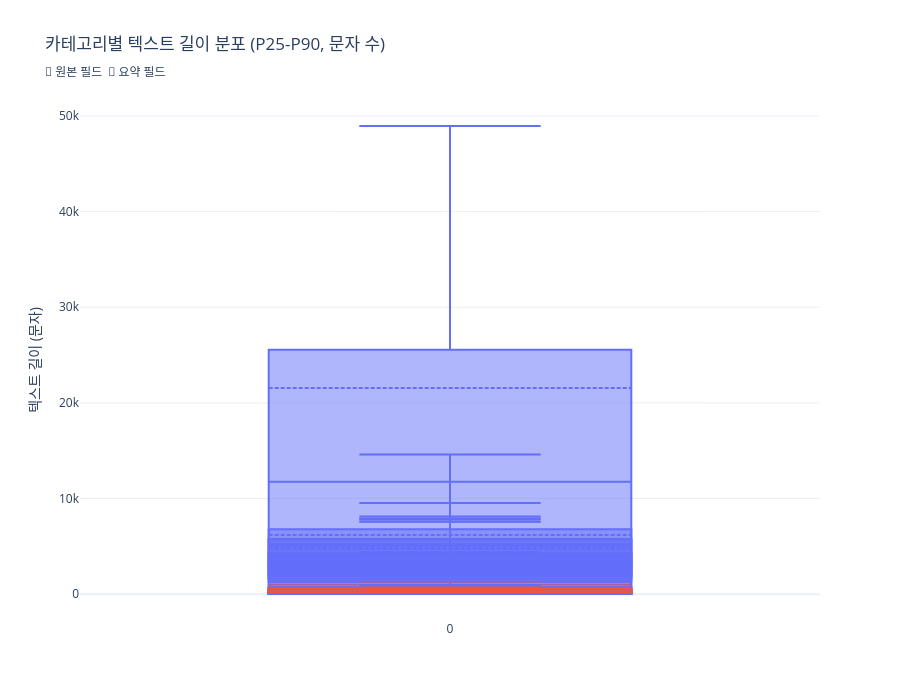

The notebook cell saved with this chart:
### Code cell
# ── 카테고리별 텍스트 길이 box plot ──────────────────────
# 원본 필드와 요약 필드를 색상으로 구분
box_data = []
for cat_key, ts in text_stats.items():
    for field, stats in ts["fields"].items():
        tag = " [요약]" if stats.get("is_summary") else ""
        box_data.append({
            "카테고리": ts["label"],
            "필드": field,
            "레이블": f"{ts['label']}\n{field}{tag}",
            "P25": stats["p25"],
            "P50": stats["p50"],
            "P75": stats["p75"],
            "P90": stats["p90"],
            "P99": stats["p99"],
            "mean": stats["mean"],
            "유형": "요약" if stats.get("is_summary") else "원본",
        })

df_box = pd.DataFrame(box_data)

# 원본/요약 색상 매핑
color_map = {"원본": "#636EFA", "요약": "#EF553B"}

fig = go.Figure()
for _, row in df_box.iterrows():
    color = color_map[row["유형"]]
    fig.add_trace(go.Box(
        name=row["레이블"],
        q1=[row["P25"]],
        median=[row["P50"]],
        q3=[row["P75"]],
        lowerfence=[row["P25"]],
        upperfence=[row["P90"]],
        mean=[row["mean"]],
        boxmean=True,
        marker_color=color,
        line_color=color,
    ))

fig.update_layout(
    title="카테고리별 텍스트 길이 분포 (P25-P90, 문자 수)<br><sub>🔵 원본 필드  🔴 요약 필드</sub>",
    yaxis_title="텍스트 길이 (문자)",
    height=700,
    showlegend=False,
)
fig.show()

### Figure 1 — Plotly figure (JSON) as saved in the notebook; plotly's stock layout.template omitted (floating-point values rounded to 4 significant figures)
{"data": [{"boxmean": true, "line": {"color": "#636EFA"}, "lowerfence": [68], "marker": {"color": "#636EFA"}, "mean": [92.4], "median": [89], "name": "판례\n판례내용", "q1": [68], "q3": [113], "type": "box", "upperfence": [141]}, {"boxmean": true, "line": {"color": "#636EFA"}, "lowerfence": [215], "marker": {"color": "#636EFA"}, "mean": [471.9], "median": [369], "name": "판례\n판결요지", "q1": [215], "q3": [584], "type": "box", "upperfence": [899]}, {"boxmean": true, "line": {"color": "#636EFA"}, "lowerfence": [56], "marker": {"color": "#636EFA"}, "mean": [141.2], "median": [102], "name": "판례\n판시사항", "q1": [56], "q3": [186], "type": "box", "upperfence": [283]}, {"boxmean": true, "line": {"color": "#636EFA"}, "lowerfence": [1246], "marker": {"color": "#636EFA"}, "mean": [3809.0], "median": [2270], "name": "판례\n이유", "q1": [1246], "q3": [4148], "type": "box", "upperfence": [7562]}, {"boxmean": true, "line": {"color": "#EF553B"}, "lowerfence": [191], "marker": {"color": "#EF553B"}, "mean": [237.8], "median": [229], "name": "판례\n판례요약 [요약]", "q1": [191], "q3": [275], "type": "box", "upperfence": [320]}, {"boxmean": true, "line": {"color": "#636EFA"}, "lowerfence": [5199], "marker": {"color": "#636EFA"}, "mean": [21550.0], "median": [11752], "name": "법령\n조문", "q1": [5199], "q3": [25556], "type": "box", "upperfence": [48949]}, {"boxmean": true, "line": {"color": "#EF553B"}, "lowerfence": [456], "marker": {"color": "#EF553B"}, "mean": [772.6], "median": [720], "name": "법령\n법령 요약 [요약]", "q1": [456], "q3": [1013], "type": "box", "upperfence": [1288]}, {"boxmean": true, "line": {"color": "#636EFA"}, "lowerfence": [50], "marker": {"color": "#636EFA"}, "mean": [103.8], "median": [71], "name": "헌재결정례\n판시사항", "q1": [50], "q3": [114], "type": "box", "upperfence": [207]}, {"boxmean": true, "line": {"color": "#636EFA"}, "lowerfence": [212], "marker": {"color": "#636EFA"}, "mean": [408.8], "median": [255], "name": "헌재결정례\n결정요지", "q1": [212], "q3": [351], "type": "box", "upperfence": [740]}, {"boxmean": true, "line": {"color": "#636EFA"}, "lowerfence": [268], "marker": {"color": "#636EFA"}, "mean": [2618.0], "median": [678], "name": "헌재결정례\n이유", "q1": [268], "q3": [1976], "type": "box", "upperfence": [8115]}, {"boxmean": true, "line": {"color": "#EF553B"}, "lowerfence": [258], "marker": {"color": "#EF553B"}, "mean": [299], "median": [289], "name": "헌재결정례\n심판례요약 [요약]", "q1": [258], "q3": [329], "type": "box", "upperfence": [376]}, {"boxmean": true, "line": {"color": "#636EFA"}, "lowerfence": [14], "marker": {"color": "#636EFA"}, "mean": [31.6], "median": [14], "name": "행정심판례\n주문", "q1": [14], "q3": [44], "type": "box", "upperfence": [81]}, {"boxmean": true, "line": {"color": "#636EFA"}, "lowerfence": [2219], "marker": {"color": "#636EFA"}, "mean": [4751.0], "median": [3382], "name": "행정심판례\n이유", "q1": [2219], "q3": [5726], "type": "box", "upperfence": [9520]}, {"boxmean": true, "line": {"color": "#EF553B"}, "lowerfence": [213], "marker": {"color": "#EF553B"}, "mean": [245.7], "median": [241], "name": "행정심판례\n심판례요약 [요약]", "q1": [213], "q3": [272], "type": "box", "upperfence": [306]}, {"boxmean": true, "line": {"color": "#636EFA"}, "lowerfence": [79], "marker": {"color": "#636EFA"}, "mean": [131.1], "median": [120], "name": "특별행정심판\n주문", "q1": [79], "q3": [171], "type": "box", "upperfence": [222]}, {"boxmean": true, "line": {"color": "#636EFA"}, "lowerfence": [1914], "marker": {"color": "#636EFA"}, "mean": [3978.0], "median": [2911], "name": "특별행정심판\n이유", "q1": [1914], "q3": [5012], "type": "box", "upperfence": [7594]}, {"boxmean": true, "line": {"color": "#636EFA"}, "lowerfence": [38], "marker": {"color": "#636EFA"}, "mean": [139.5], "median": [53], "name": "특별행정심판\n청구취지", "q1": [38], "q3": [88], "type": "box", "upperfence": [395]}, {"boxmean": true, "line": {"color": "#EF553B"}, "lowerfence": [180], "marker": {"color": "#EF553B"}, "mean": [204.9], "median": [202], "name": "특별행정심판\n심판례요약 [요약]", "q1": [180], "q3": [226], "type": "box", "upperfence": [251]}, {"boxmean": true, "line": {"color": "#636EFA"}, "lowerfence": [234], "marker": {"color": "#636EFA"}, "mean": [483.2], "median": [394], "name": "법령해석례\n질의요지", "q1": [234], "q3": [659], "type": "box", "upperfence": [958]}, {"boxmean": true, "line": {"color": "#636EFA"}, "lowerfence": [83], "marker": {"color": "#636EFA"}, "mean": [152.4], "median": [127], "name": "법령해석례\n회답", "q1": [83], "q3": [192], "type": "box", "upperfence": [272]}, {"boxmean": true, "line": {"color": "#636EFA"}, "lowerfence": [1939], "marker": {"color": "#636EFA"}, "mean": [2816.0], "median": [2557], "name": "법령해석례\n이유", "q1": [1939], "q3": [3388], "type": "box", "upperfence": [4380]}, {"boxmean": true, "line": {"color": "#EF553B"}, "lowerfence": [180], "marker": {"color": "#EF553B"}, "mean": [203.3], "median": [200], "name": "법령해석례\n해석례요약 [요약]", "q1": [180], "q3": [223], "type": "box", "upperfence": [246]}, {"boxmean": true, "line": {"color": "#636EFA"}, "lowerfence": [3138], "marker": {"color": "#636EFA"}, "mean": [4754.0], "median": [4216], "name": "위원회 결정문\n이유", "q1": [3138], "q3": [5749], "type": "box", "upperfence": [7825]}, {"boxmean": true, "line": {"color": "#636EFA"}, "lowerfence": [99], "marker": {"color": "#636EFA"}, "mean": [109.2], "median": [106], "name": "위원회 결정문\n결정요지", "q1": [99], "q3": [115], "type": "box", "upperfence": [126]}, {"boxmean": true, "line": {"color": "#636EFA"}, "lowerfence": [79], "marker": {"color": "#636EFA"}, "mean": [123.9], "median": [105], "name": "위원회 결정문\n주문", "q1": [79], "q3": [149], "type": "box", "upperfence": [211]}, {"boxmean": true, "line": {"color": "#EF553B"}, "lowerfence": [244], "marker": {"color": "#EF553B"}, "mean": [275.2], "median": [271], "name": "위원회 결정문\n결정문요약 [요약]", "q1": [244], "q3": [302], "type": "box", "upperfence": [329]}, {"boxmean": true, "line": {"color": "#636EFA"}, "lowerfence": [33], "marker": {"color": "#636EFA"}, "mean": [166.2], "median": [70], "name": "부처 해석례\n질의요지", "q1": [33], "q3": [207], "type": "box", "upperfence": [452]}, {"boxmean": true, "line": {"color": "#636EFA"}, "lowerfence": [297], "marker": {"color": "#636EFA"}, "mean": [540.6], "median": [439], "name": "부처 해석례\n회답", "q1": [297], "q3": [684], "type": "box", "upperfence": [934]}, {"boxmean": true, "line": {"color": "#EF553B"}, "lowerfence": [171], "marker": {"color": "#EF553B"}, "mean": [195.6], "median": [193], "name": "부처 해석례\n해석요약 [요약]", "q1": [171], "q3": [222], "type": "box", "upperfence": [241]}, {"boxmean": true, "line": {"color": "#636EFA"}, "lowerfence": [29], "marker": {"color": "#636EFA"}, "mean": [148.1], "median": [62], "name": "법률용어사전\n법령용어정의", "q1": [29], "q3": [126], "type": "box", "upperfence": [286]}, {"boxmean": true, "line": {"color": "#636EFA"}, "lowerfence": [1627], "marker": {"color": "#636EFA"}, "mean": [6184.0], "median": [2730], "name": "조약\n조약내용", "q1": [1627], "q3": [6787], "type": "box", "upperfence": [14609]}, {"boxmean": true, "line": {"color": "#EF553B"}, "lowerfence": [205], "marker": {"color": "#EF553B"}, "mean": [235.4], "median": [232], "name": "조약\n조약요약 [요약]", "q1": [205], "q3": [261], "type": "box", "upperfence": [292]}, {"boxmean": true, "line": {"color": "#636EFA"}, "lowerfence": [1435], "marker": {"color": "#636EFA"}, "mean": [3750.0], "median": [2248], "name": "행정규칙\n조문내용", "q1": [1435], "q3": [4267], "type": "box", "upperfence": [7904]}, {"boxmean": true, "line": {"color": "#EF553B"}, "lowerfence": [465], "marker": {"color": "#EF553B"}, "mean": [547.2], "median": [532], "name": "행정규칙\n행정규칙요약 [요약]", "q1": [465], "q3": [614], "type": "box", "upperfence": [699]}], "layout": {"height": 700, "showlegend": false, "title": {"text": "카테고리별 텍스트 길이 분포 (P25-P90, 문자 수)<br><sub>🔵 원본 필드  🔴 요약 필드</sub>"}, "yaxis": {"title": {"text": "텍스트 길이 (문자)"}}}}
